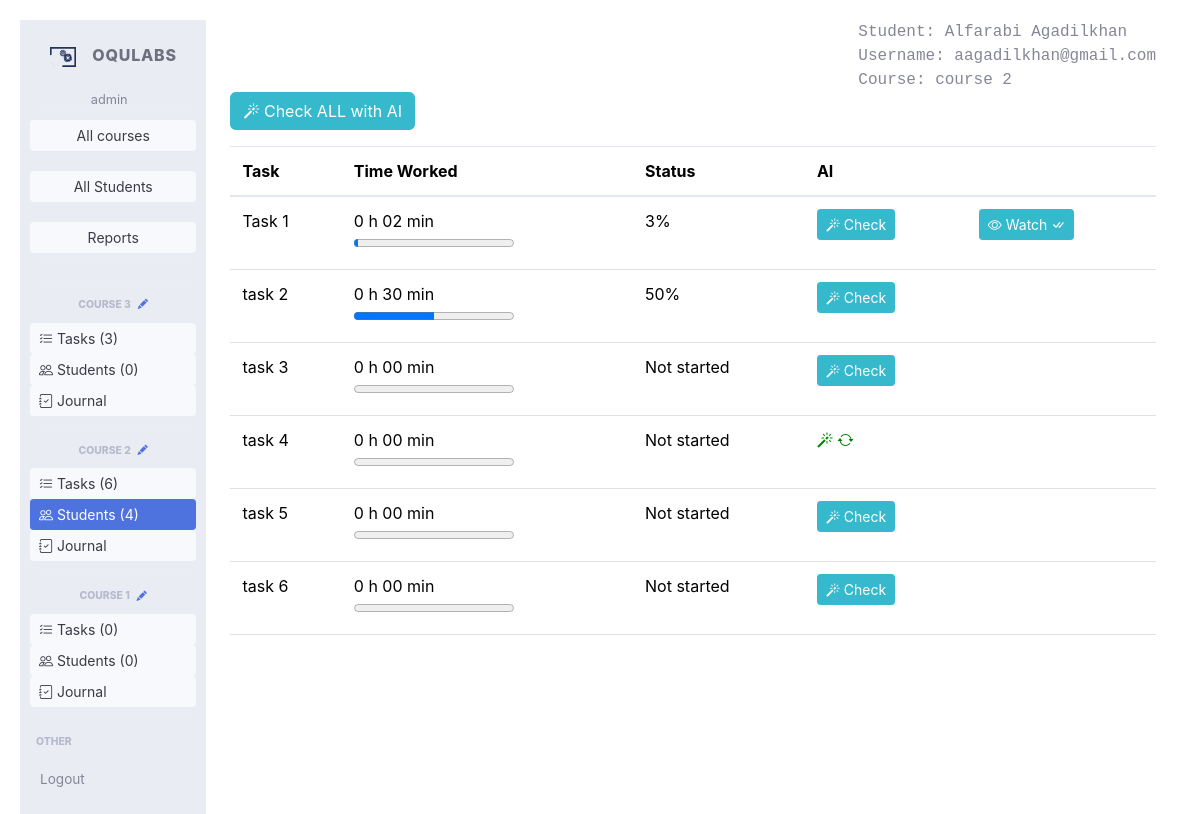
Screenshot of /enrollments/2 (signed in) with the database file from the repository.
### app/models.py (models this page shows, shortened)
class Course(models.Model):
    teacher = models.ForeignKey('auth.User', on_delete=models.DO_NOTHING, null=True, blank=True)
    name = models.CharField(max_length=100)
    description = models.TextField(blank=True)
    max_screenshots_per_user = models.PositiveIntegerField(default=60*15)  # 15 hours, 180 MB
    screenshot_interval_minutes = models.PositiveIntegerField(default=1)
    enrollment_code = models.CharField(max_length=30, unique=True, blank=True, null=True)
    deleted = models.BooleanField(default=False)
    color = models.IntegerField(default=0)  # up to 359
    department = models.ForeignKey(Department, on_delete=models.DO_NOTHING, null=True, blank=True)
    def permissions(self, user: User, expire=60 * 5) -> Permission:
        now = datetime.now()
        key = f"{self.id}-{user.id}"
        if key in cached_permissions:
            permission, time = cached_permissions[f"{self.id}-{user.id}"]
            if (now - time).seconds < expire:
                return permission
    def tasks_number(self):
        return self.task_set.count()
    def enrolled_students(self):
        return self.enrollment_set.filter(deleted=False).count()
    class Meta:
        ordering = ['-id']

class Enrollment(models.Model):
    student = models.ForeignKey('auth.User', on_delete=models.CASCADE)
    course = models.ForeignKey(Course, on_delete=models.CASCADE)
    total_minutes = models.PositiveIntegerField(default=0)
    total_ban_minutes = models.PositiveIntegerField(default=0)
    folder_prefix = models.CharField(max_length=100, blank=True, null=True)
    deleted = models.BooleanField(default=False)

class EnrollmentTask(models.Model):
    enrollment = models.ForeignKey(Enrollment, on_delete=models.CASCADE)
    task = models.ForeignKey(Task, on_delete=models.CASCADE)
    minutes = models.PositiveIntegerField(default=0)
    last_hh_mm = models.CharField(max_length=10, default="00:00")
    last_submission = models.DateTimeField(null=True, blank=True)
    ban_minutes = models.PositiveIntegerField(default=0)
    last_shared_id = models.PositiveIntegerField(default=0)
    marked_as_done = models.BooleanField(blank=True, default=False)
    under_review = models.BooleanField(blank=True, default=False)
    accepted = models.BooleanField(default=False)
    score = models.PositiveIntegerField(default=100)
    watched = models.BooleanField(default=False)
    note = models.CharField(max_length=50, default="", blank=True)
    ai_note = models.TextField(default="", blank=True)
    ai_ready = models.BooleanField(default=False)
    ai_request = models.BooleanField(default=False)
    ai_score = models.PositiveIntegerField(default=0)
    ai_description = models.TextField(default="", blank=True)
    ai_used_screenshots = models.PositiveIntegerField(default=0)
    def total_time(self):
        minutes = self.minutes - self.ban_minutes
        return f"{minutes // 60} h {minutes % 60:02d} min"
    def progress_num(self):
        worked_minutes = self.minutes - self.ban_minutes
        if self.task.minimum_minutes == 0:
            return 0
        progress = worked_minutes / self.task.minimum_minutes
        progress = max(0, min(1, progress)) * 100
        return int(progress)
    def progress(self):
        if self.accepted:
            return "Accepted"
        if self.marked_as_done:
            return "Done"
        if self.under_review:
            return "Under review"
        if self.minutes == 0:
            return "Not started"
        worked_minutes = self.minutes - self.ban_minutes
        if self.task.minimum_minutes == 0:
            return str(worked_minutes) + " min"
        progress = worked_minutes / self.task.minimum_minutes
        progress = max(0, min(1, progress))
        return f"{progress * 100:.0f}%"
    class Meta:
        ordering = ['id']

class Task(models.Model):
    course = models.ForeignKey(Course, on_delete=models.CASCADE)
    name = models.CharField(max_length=100)
    text = models.TextField()
    minimum_minutes = models.PositiveIntegerField(default=0)
    order = models.PositiveIntegerField(default=0)
    allow_finish_earlier = models.BooleanField(default=False)  # TODO: add to UI
    require_attachments = models.BooleanField(default=False)  # TODO: add to UI
    task_type = models.ForeignKey(TaskType, on_delete=models.DO_NOTHING, null=True, blank=True)
    copy_of = models.ForeignKey('self', on_delete=models.CASCADE, null=True, blank=True)
    available_from = models.DateTimeField(blank=True, null=True)
    available_to = models.DateTimeField(blank=True, null=True)
    deleted = models.BooleanField(default=False)
    ai_screenshots_count = models.PositiveIntegerField(default=10)
    class Meta:
        ordering = ['order']

### app/enrollments_view.py (the view)
# urls.py: path('enrollments/<int:enrollment_id>', enrollments_view.details, name='enrollment_details'),
def details(request, enrollment_id: int):
    user = request.user
    if user.is_anonymous:
        return JsonResponse({'status': 'error', 'message': 'User not found'}, status=400)
    if not user.is_staff:
        return JsonResponse({'status': 'error', 'message': 'User is not staff'}, status=403)
    enrollment = Enrollment.objects.filter(id=enrollment_id).first()
    if not enrollment.course.permissions(user=request.user).read:
        return JsonResponse({'status': 'error', 'message': 'Access denied'}, status=403)
    if enrollment is None:
        return JsonResponse({'status': 'error', 'message': 'Invalid enrollment_id'}, status=400)
    enrollment_tasks = list(EnrollmentTask.objects.filter(
        enrollment=enrollment
    ))
    enrollment_tasks.sort(key=lambda x: x.task.order)
    return render(
        request,
        "enrollment_details.html",
        {
            'course': enrollment.course,
            'courses': Course.objects.filter(teacher=request.user).filter(deleted=False),
            'enrollment': enrollment,
            'enrollment_tasks': enrollment_tasks,
            'page': 'enrollments',
        }
    )

### templates/enrollment_details.html (shortened to what this page needs)
{% extends "main.html" %}
{% block content %}
<div  style="display: flex; flex-direction: column">
    <div class="top-right">
        <p>Student: {{ enrollment.student.first_name }} {{ enrollment.student.last_name }}</p>
        <p>Username: {{ enrollment.student.username }}</p>
        <p>Course: {{ enrollment.course.name }}</p>
    </div>
    <div>
        <button class="btn btn-info"
                onclick="check_with_ai('enrollment', {{ enrollment.id }})"
                style="margin-bottom: 1em"
        >
            <i class="bi bi-magic"></i>
            Check ALL with AI
        </button>
    </div>
    <tr style="display: flex; justify-content: center">
        <table class="table table-hover">
            <thead>
            <tr>
                <th>Task</th>
                <th>Time Worked</th>
                <th>Status</th>
                <th>AI</th>
                <th></th>
            </tr>
            </thead>
        {% for enrollment_task in enrollment_tasks %}
            <tr>
                <td>{{ enrollment_task.task.name }}</td>
                <td>{{ enrollment_task.total_time }}<br>
                    <progress value="{{ enrollment_task.progress_num }}" max="100"></progress>
                </td>
                <td>{{ enrollment_task.progress }}</td>
                <td>
                    {% if enrollment_task.ai_request %}
                        <i class="bi bi-magic" style="color: green"></i>
                        {% if enrollment_task.ai_ready %}
                            <span class="hover-box">
                                {{ enrollment_task.ai_score }}
                                <div class="hover-text">{{ enrollment_task.ai_note }}</div>
                            </span>
                        {% else %}
                            <span><i class="bi bi-arrow-repeat" style="color: green"></i></span>
                        {% endif %}
                    {% else %}
                        <button class="btn btn-sm btn-info"
                                onclick="check_with_ai('enrollment_task',{{ enrollment_task.id }})">
                            <i class="bi bi-magic"></i> Check
                        </button>
                    {% endif %}
                </td>
                {% if enrollment_task.last_shared_id > 0  %}
                <td><a href="/watch/{{ enrollment_task.id }}" class="btn btn-sm
                {% if enrollment_task.watched %}
                btn-info
                {% else %}
                btn-primary
                {% endif %}
                ">
                    <i class="bi bi-eye"></i>
                    Watch
                {% if enrollment_task.watched %}
                    <i class="bi bi-check-all"></i>
                {% endif %}
                </a></td>
                {% else %}
                <td></td>
                {%endif %}
            </tr>
        {% empty %}
            <div style="margin-top: 2em; background-color: whitesmoke; text-align: center; width: auto">
                The student did not work on this course yet.
            </div>
        {% endfor %}
        </table>
</div>
{% endblock %}

### templates/sidebar.html (shortened to what this page needs)
<ul class="navbar-nav bg-gray-200 sidebar sidebar-light accordion" id="accordionSidebar"
    style="overflow-x: hidden; height: 100vh">
    <a class="sidebar-brand d-flex align-items-center justify-content-center" href="/">
        <div class="sidebar-brand-icon">
            <img src="/static/casting.svg" style="max-height: 20px; margin-left: 1em">
        </div>
        <div class="sidebar-brand-text mx-3">OquLabs</div>
    </a>
    <div class="nav-item dropdown no-arrow" style="display: flex; flex-direction: column; width: 100%">
        <span class="mr-2 d-none d-lg-inline text-gray-600 small"
              style="text-align: center">{{ user.username }}</span>
    </div>
    <hr class="sidebar-divider my-0">
        <div style="
            display: flex;
            flex-direction: column;
            align-items: center;
            padding: 10px;
        ">
        <a class="btn btn-sm
        {% if page == "all_courses" %}
        btn-primary
        {% else %}
        btn-light
        {% endif %}
        "
           style="width: 100%"
           href="/courses_teacher">
            <span>All courses</span>
        </a>
        </div>
        <div style="
            display: flex;
            flex-direction: column;
            align-items: center;
            padding: 10px;
        ">
            <a class="btn btn-sm
            {% if page == 'all_students' %}
            btn-primary
            {% else %}
            btn-light
            {% endif %}
            "
            style="width: 100%"
            href="/all_students">
                <span>All Students</span>
            </a>
        </div>
        <div style="
            display: flex;
            flex-direction: column;
            align-items: center;
            padding: 10px;
        ">
        <a class="btn btn-sm
        {% if page == 'reports' %}
        btn-primary
        {% else %}
        btn-light
        {% endif %}
        "
           style="width: 100%"
           href="/reports">
            <span>Reports</span>
        </a>
        </div>
    <hr class="sidebar-divider">
    {% for course1 in courses %}
        <hr class="sidebar-divider">
        <div class="sidebar-heading" id="menu_{{ course1.id }}" style="text-align: center">
            {{ course1.name | slice:":25" }} <a href="/courses_teacher/edit/{{ course1.id }}"
               style="width: 100%">&nbsp;&nbsp;<i class="bi bi-pencil-fill"></i> </a>
        </div>
        <div style="display: flex; flex-direction: column; align-items: center; padding: 10px;">
            <a href="/courses_teacher/{{ course1.id }}/tasks" class="btn btn-sm
            {% if course1.id == course.id and page == 'tasks' %}
            btn-primary
            {% else %}
            btn-light
            {% endif %}
            "
               style="width: 100%; text-align: left"><i class="bi bi-list-check"></i> Tasks
                ({{ course1.tasks_number }})
            </a>
            <a href="/courses_teacher/{{ course1.id }}" class="btn btn-sm
            {% if course1.id == course.id and page == 'enrollments' %}
            btn-primary
            {% else %}
            btn-light
            {% endif %}
                "
               style="width: 100%; text-align: left"><i class="bi bi-people"></i> Students
                ({{ course1.enrolled_students }})</a>
            <a href="/courses_teacher/{{ course1.id }}/journal" class="btn btn-sm
            {% if course1.id == course.id and page == 'journal' %}
            btn-primary
            {% else %}
            btn-light
            {% endif %}
            "
               style="width: 100%; text-align: left"><i class="bi bi-journal-check"></i> Journal
            </a>
        </div>
    {% endfor %}
    <hr class="sidebar-divider">
    <div class="sidebar-heading">
        Other
    </div>
    <li class="nav-item">
        <a class="nav-link " href="/logout">
            <span>Logout</span></a>
    </li>
</ul>

### app/static/index3.css (style rules this page uses)
body { background-color: #f8f9fa; padding: 20px; }
.top-right { margin-left: auto; font-family: monospace; }
.top-right p { margin: 0; }

### rows the page displays
Course: name "COURSE 3", tasks_number "3", enrolled_students "0"
Course: name "COURSE 2", tasks_number "6", enrolled_students "4"
Course: name "COURSE 1", tasks_number "0", enrolled_students "0"
Enrollment: student.first_name "Alfarabi", student.last_name "Agadilkhan", student.username "aagadilkhan@gmail.com", course.name "course 2"
EnrollmentTask: task.name "Task 1", total_time "0 h 02 min", progress "3%", watched True (drawn)
EnrollmentTask: task.name "task 2", total_time "0 h 30 min", progress "50%", last_shared_id 0 (drawn)
EnrollmentTask: task.name "task 3", total_time "0 h 00 min", progress "Not started", last_shared_id 0 (drawn)
EnrollmentTask: task.name "task 4", total_time "0 h 00 min", progress "Not started", ai_request True (drawn), last_shared_id 0 (drawn)
EnrollmentTask: task.name "task 5", total_time "0 h 00 min", progress "Not started", last_shared_id 0 (drawn)
EnrollmentTask: task.name "task 6", total_time "0 h 00 min", progress "Not started", last_shared_id 0 (drawn)

### other values shown
{{ user.username }} "admin"
